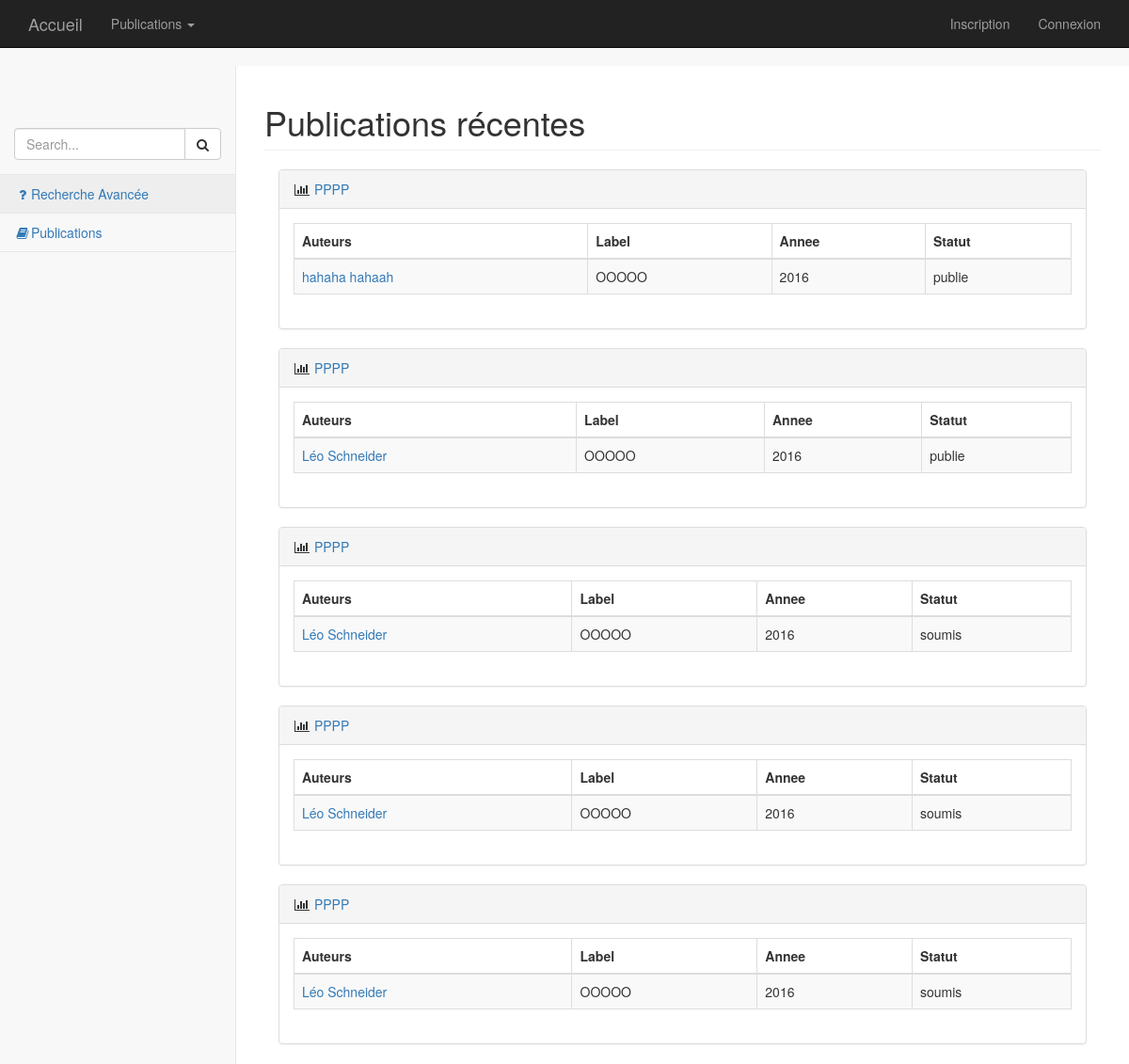
Before: /index.php?controleur=publication with the older database file.
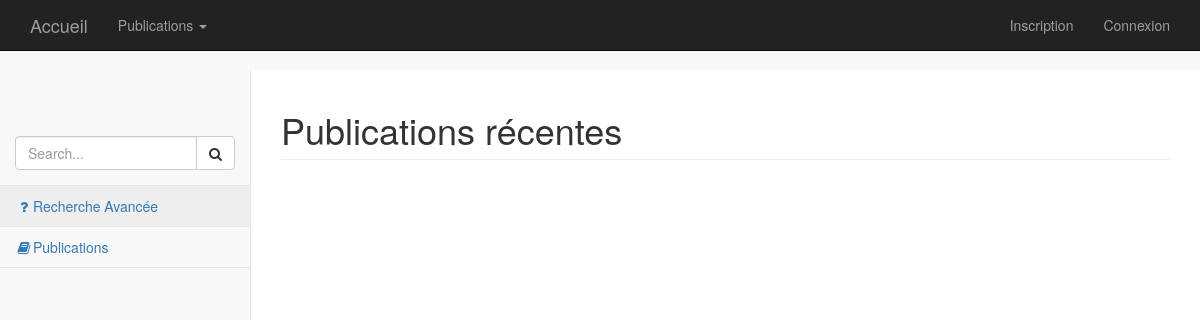
After: the same page with the newer database file.
### tables this page shows
CREATE TABLE IF NOT EXISTS `Publication` (
  `id` int(11) NOT NULL AUTO_INCREMENT,
  `titre_article` varchar(500) NOT NULL,
  `reference_publication` varchar(500) NOT NULL,
  `annee` int(11) NOT NULL,
  `categorie` varchar(25) NOT NULL,
  `lieu` varchar(100) DEFAULT NULL,
  `statut` varchar(20) NOT NULL,
  `date_ajout` date NOT NULL,
  PRIMARY KEY (`id`)
);

CREATE TABLE IF NOT EXISTS `Auteur` (
  `id` int(11) NOT NULL AUTO_INCREMENT,
  `organisation` varchar(50) NOT NULL,
  `equipe` varchar(25) NOT NULL,
  `nom` varchar(25) NOT NULL,
  `prenom` varchar(25) NOT NULL,
  PRIMARY KEY (`id`)
);

### Controleur/ControleurPublication.php (called while the page is built, shortened)
<?php
	require_once 'Classes/Publication.php';
	require_once 'Classes/Chercheur.php';
	class ControleurPublication extends Controleur{
            private $publications;
            public function __construct(){
                $this->chercheur = new Chercheur(null, 'nom', 'prenom', 'UTT', 'equipe');
                $this->publications = new Publication(null, $this->chercheur, 'titre', 'ref', 'annee', 'statut', 'type');
            }
            public function index(){
                try{
                    $donneesSpecifiques = array('publicationsAuteur' => $this->publications->getPublicationsRecentes(), 'titrePage' => 'Publications récentes');
                    $this->genererVue($donneesSpecifiques);
                }
                catch(Exception $e){
                    $msgErreur = $e->getMessage();
                    $this->genererVue($msgErreur);
                }
            }
        }

### Core/Routeur.php (called while the page is built, shortened)
<?php
    class Routeur{
        public function routerRequete(){
            try{
                $requete = new Requete(array_merge($_GET, $_POST));
                $controleur = $this->creerControleur($requete);
                $action = $this->creerAction($requete);
                $controleur->executerAction($action);
            }
            catch(Exception $e){
                $this->gererErreur($e);
            }
        }
        private function creerControleur(Requete $requete){
            $controleur = "Accueil";
            if($requete->existeParametre('controleur')){
                $controleur = $requete->getParametre('controleur');
                $controleur = ucfirst($controleur);
            }
            $classeControleur = 'Controleur' . $controleur;
            $fichierControleur = 'Controleur/' . $classeControleur . '.php';
            if(file_exists($fichierControleur)){
                $controleur = new $classeControleur();
                $controleur->setRequete($requete);
                return $controleur;
            }
            else{
                throw new Exception("Fichier '$fichierControleur' introuvable");
            }
        }
        private function creerAction(Requete $requete){
            $action = "index";
            return $action;
        }
    }

### index.php (called while the page is built, shortened)
<?php
    require 'Core/Routeur.php';
    $routeur = new Routeur();
    $routeur->routerRequete();

### Classes/Publication.php (called while the page is built, shortened)
<?php
    require_once 'Core/Modele.php';
    class Publication extends Modele{
	private $id;
        private $auteurs = array();
        private $titre;
        private $ref;
        private $annee;
        private $statut;
        public function __construct($id, $auteurs, $titre, $ref, $annee, $statut, $type, $lieu =null) {
		$this->id = $id;
        	$this->auteurs = $auteurs;
		$this->titre = $titre;
		$this->ref = $ref;
		$this->annee = $annee;
		$this->statut = $statut;
        }
	public function getId(){return $this->id;}
        public function getAuteurs(){return $this->auteurs;}
        public function getTitre(){return $this->titre;}
        public function getRef(){return $this->ref;}
        public function getAnnee(){return $this->annee;}
        public function getStatut(){return $this->statut;}
        public function getPublicationsRecentes(){
            $reqPublications = 'SELECT Publication.* FROM Publication ORDER BY Publication.date_ajout DESC LIMIT 5';
            $reponsePublications = $this->executerRequete($reqPublications);
            while($donneesPublication = $reponsePublications->fetch()){
                $reqAuteurs = 'SELECT Auteur.* FROM redige, Auteur WHERE Auteur.id = redige.Auteur_id AND redige.Publication_id = ? ORDER BY redige.place';
                $reponseAuteurs = $this->executerRequete($reqAuteurs, array($donneesPublication['id']));
                $idAuteurs = array();
                while($donneesAuteurs = $reponseAuteurs->fetch()){
                    $idAuteurs[] = new Chercheur($donneesAuteurs['id'], $donneesAuteurs['nom'], $donneesAuteurs['prenom'], $donneesAuteurs['organisation'], $donneesAuteurs['equipe']);
                }
                if($donneesPublication['categorie'] === 'CI' || $donneesPublication['lieu'] === 'CF'){
                    $publications[] = new Publication($donneesPublication['id'], $idAuteurs, $donneesPublication['titre_article'], $donneesPublication['reference_publication'], $donneesPublication['annee'], $donneesPublication['statut'], $donneesPublication['categorie'] ,$donneesPublication['lieu']);
                }
            else{
                $publications[] = new Publication($donneesPublication['id'], $idAuteurs, $donneesPublication['titre_article'], $donneesPublication['reference_publication'], $donneesPublication['annee'], $donneesPublication['statut'], $donneesPublication['categorie']);
                }
            }
            return $publications;
        }
    }

### Core/Configuration.php (called while the page is built)
<?php
    class Configuration{
        private static $parametres;
        public static function get($nom, $valeurDefaut = null){
            if(isset(self::getParametres()[$nom])){
                $valeur = self::getParametres()[$nom];
            }
            else{
                $valeur = $valeurDefaut;
            }
            return $valeur;
        }
        private static function getParametres(){
            if(self::$parametres == null){
                $cheminFichier = 'Config/prod.ini';
                if(!file_exists($cheminFichier)){
                    $cheminFichier = 'Config/dev.ini';
                }
                if(!file_exists($cheminFichier)){
                    throw new Exception('Aucun fichier de configuration trouvé');
                }
                else{
                    self::$parametres = parse_ini_file($cheminFichier);
                }
            }
            return self::$parametres;
        }
    }

### Core/Modele.php (called while the page is built)
<?php
    require_once 'Configuration.php';
    abstract class Modele{
        private static $bdd;
        protected function executerRequete($sql, $params = null){
            if($params == null){
                $resultat = self::getBdd()->query($sql);
            }
            else{
                $resultat = self::getBdd()->prepare($sql);
                $resultat->execute($params);
            }
            return $resultat;
        }
        private static function getBdd(){
            if(self::$bdd == null){
                $dsn = Configuration::get("dsn");
                $login = Configuration::get("login");
                $mdp = Configuration::get("mdp");
                self::$bdd = new PDO($dsn, $login, $mdp,
                            array(PDO::ATTR_ERRMODE => PDO::ERRMODE_EXCEPTION));
            }
            return self::$bdd;
        }
    }

### Classes/Chercheur.php (called while the page is built, shortened)
<?php
    require_once 'Core/Modele.php';
    require_once 'Publication.php';
    class Chercheur extends Modele{
	private $id;
        private $nom;
	private $prenom;
        public function __construct ($id,$nom,$prenom,$organisation,$equipe){
		$this->id = $id;
		$this->nom = $nom;
		$this->prenom= $prenom;
        }
        public function getId(){return ($this->id);}
	public function getNom(){return ($this->nom);}
	public function getPrenom(){return ($this->prenom);}
    }

### Vue/Publication/index.php (the view, shortened to what the changed rows need)
<?php
    $this->stylesCss = '
    <link href="bootstrap/bower_components/metisMenu/dist/metisMenu.min.css" rel="stylesheet">
    <link href="bootstrap/dist/css/timeline.css" rel="stylesheet">
    <link href="bootstrap/dist/css/sb-admin-2.css" rel="stylesheet">
    <link href="bootstrap/bower_components/morrisjs/morris.css" rel="stylesheet">
    <link href="styles/css/Moncss.css" rel="stylesheet" type="text/css">';
?>
    <div id="page-wrapper">
      <div class="row">
        <div class="col-lg-12">
           <h1 class="page-header"><?= $titrePage ?></h1>
        </div>
      </div>
      <div id="contenu">
        <?php foreach($publicationsAuteur as $publication) :?>
            <div class="col-lg-12">
                <div class="panel panel-default">
                    <div class="panel-heading">
                        <i class="fa fa-bar-chart-o fa-fw"></i>
                            <a href= "index.php?controleur=publicationSpecifique&id=<?= $publication->getId()?>">
                                <?= $publication->getTitre() ?>
                            </a>
                </div>
                <div class="panel-body">
                    <div class="row">
                        <div class="col-lg-12">
                            <div class="table-responsive">
                                <table class="table table-bordered table-hover table-striped">
                                    <thead>
                                        <tr>
                                            <th>Auteurs</th>
                                            <th>Label</th>
                                            <th>Annee</th>
                                            <th>Statut</th>
                                        </tr>
                                    </thead>
                                    <tbody>
                                        <tr>
                                            <td>
                                                <?php foreach($publication->getAuteurs() as $auteur) :?>
                                                  <a href= "index.php?controleur=publication&action=publicationsChercheur&id=<?= $auteur->getId()?>">
                                                    <?php echo $auteur->getNom() . ' ' . $auteur->getPrenom() . ' </br>' ?>
                                                  </a>
                                                <?php endforeach; ?>
                                            </td>
                                            <td><?php echo $publication->getRef();?></td>
                                            <td><?php echo $publication->getAnnee();?></td>
                                            <td><?php echo $publication->getStatut();?></td>
                                        </tr>
                                    </tbody>
                                </table>
                            </div>
                        </div>
                        <div class="col-lg-12">
                        </div>
                    </div>
                </div>
            </div>
        </div>
<?php endforeach; ?>
      </div>
        <div class="row">
                <div class="col-lg-2">
                </div>
            </div>
    </div>

Changed rows visible on the page:
removed publication: titre_article "PPPP", reference_publication "OOOOO", annee "2016", statut "publie"
removed auteur: nom "hahaha", prenom "hahaah", shown under "PPPP"
removed publication: titre_article "PPPP", reference_publication "OOOOO", annee "2016", statut "publie"
removed auteur: nom "Léo", prenom "Schneider"
removed publication: titre_article "PPPP", reference_publication "OOOOO", annee "2016", statut "soumis"
removed publication: titre_article "PPPP", reference_publication "OOOOO", annee "2016", statut "soumis"
removed publication: titre_article "PPPP", reference_publication "OOOOO", annee "2016", statut "soumis"
